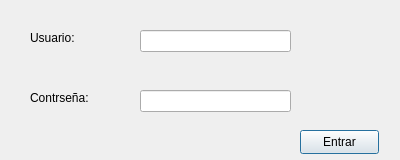
<?xml version="1.0" encoding="UTF-8"?>
<ui version="4.0">
 <class>Dialog</class>
 <widget class="QDialog" name="Dialog">
  <property name="geometry">
   <rect>
    <x>0</x>
    <y>0</y>
    <width>400</width>
    <height>160</height>
   </rect>
  </property>
  <property name="windowTitle">
   <string>Dialog</string>
  </property>
  <widget class="QLabel" name="label">
   <property name="geometry">
    <rect>
     <x>30</x>
     <y>30</y>
     <width>49</width>
     <height>16</height>
    </rect>
   </property>
   <property name="text">
    <string>Usuario:</string>
   </property>
  </widget>
  <widget class="QLineEdit" name="usernameEdit">
   <property name="geometry">
    <rect>
     <x>140</x>
     <y>30</y>
     <width>151</width>
     <height>22</height>
    </rect>
   </property>
  </widget>
  <widget class="QLineEdit" name="passwordEdit">
   <property name="geometry">
    <rect>
     <x>140</x>
     <y>90</y>
     <width>151</width>
     <height>22</height>
    </rect>
   </property>
  </widget>
  <widget class="QLabel" name="label_2">
   <property name="geometry">
    <rect>
     <x>30</x>
     <y>90</y>
     <width>61</width>
     <height>16</height>
    </rect>
   </property>
   <property name="text">
    <string>Contrseña:</string>
   </property>
  </widget>
  <widget class="QPushButton" name="loginBtn">
   <property name="geometry">
    <rect>
     <x>300</x>
     <y>130</y>
     <width>79</width>
     <height>24</height>
    </rect>
   </property>
   <property name="text">
    <string>Entrar</string>
   </property>
  </widget>
 </widget>
 <resources/>
 <connections/>
</ui>
